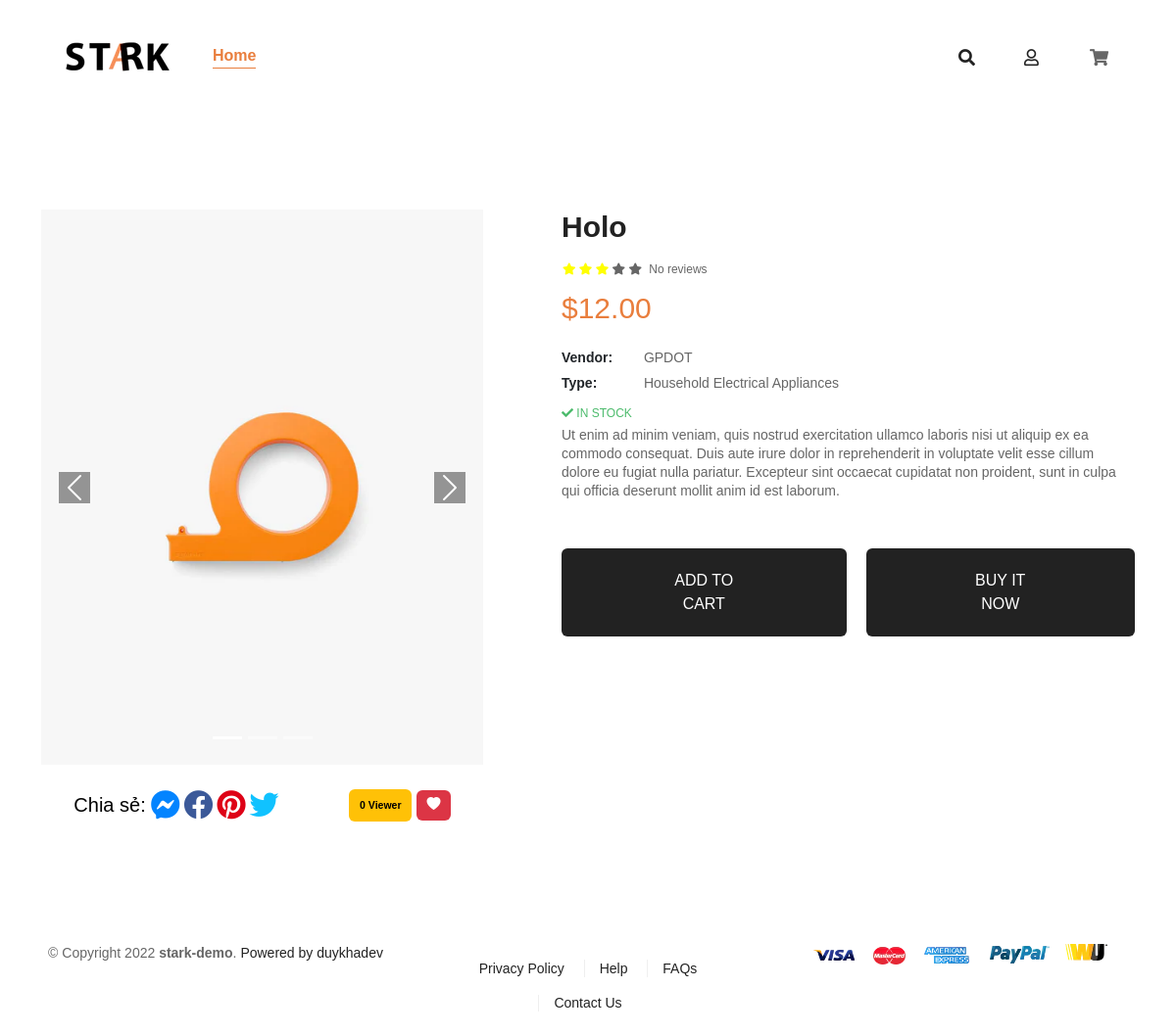
The app's page /product.php?id=3 with its own data.
### tables this page shows
CREATE TABLE IF NOT EXISTS `products` (
  `id` int(11) NOT NULL AUTO_INCREMENT,
  `product_name` varchar(255) NOT NULL,
  `product_price` float NOT NULL,
  `product_photo` varchar(255) NOT NULL,
  `product_description` text,
  `product_star` int DEFAULT NULL,
  `product_like` int DEFAULT '0',
  `product_view` int DEFAULT '0',
  PRIMARY KEY (`id`)
);

CREATE TABLE IF NOT EXISTS `categories` (
  `id` int(11) NOT NULL AUTO_INCREMENT,
  `category_name` varchar(255) NOT NULL,
  PRIMARY KEY (`id`)
);

### app/models/Model.php (called while the page is built)
<?php
class Model
{
    public static $connection = NULL;
    public function  __construct() {
        if (!self::$connection) {
            self::$connection = new mysqli(DB_HOST, DB_USER, DB_PASS, DB_NAME);
            self::$connection -> set_charset('utf8mb4');
        }
        return self::$connection;
    }
    public function select($sql)
    {
        $sql -> execute();
        $items = $sql -> get_result() -> fetch_all(MYSQLI_ASSOC);
        return $items;
    }
}

### app/models/ProductModel.php (called while the page is built, shortened)
<?php
class ProductModel extends Model
{
    public function getProductById($id)
    {
        $sql = parent::$connection->prepare('SELECT *, COUNT(user_product_like.username) AS pLike FROM `products` LEFT JOIN user_product_like ON products.id = user_product_like.product_id WHERE products.id = ? GROUP BY products.id;');
        $sql->bind_param('i', $id);
        return parent::select($sql)[0];
    }
}

### app/models/CategoryModel.php (called while the page is built, shortened)
<?php
class CategoryModel extends Model
{
    public function getCategoryIdByProductId($id)
    {
        $sql = parent::$connection -> prepare('SELECT products_categories.category_id FROM products INNER JOIN products_categories ON products.id = products_categories.product_id WHERE product_id=?');
        $sql -> bind_param('i', $id);
        return parent::select($sql)[0];
    }
    public function getCategoryName($id)
    {
        $sql = parent::$connection -> prepare('SELECT category_name FROM categories WHERE id=?');
        $sql -> bind_param('i', $id);
        return parent::select($sql)[0];
    }
}

### product.php (the view, shortened to what this page needs)
<?php
if (isset($_GET['id'])) {
    $productModel = new ProductModel();
    $id = $_GET['id'];
    $productModel->viewProduct($id);
    $item = $productModel->getProductById($id);
    $category = new CategoryModel();
    $categoryId = $category->getCategoryIdByProductId($id);
    $categoryName = $category->getCategoryName($categoryId['category_id']);
}
?>
<!DOCTYPE html>
<html lang="en">
<head>
    <link rel="stylesheet" href="./assets/css/main.css">
    <link href="https://cdn.jsdelivr.net/npm/bootstrap@5.0.2/dist/css/bootstrap.min.css" rel="stylesheet">
    <link rel="stylesheet" href="https://cdnjs.cloudflare.com/ajax/libs/font-awesome/5.15.4/css/all.min.css" />
    <link href="https://cdn.jsdelivr.net/npm/bootstrap@5.2.2/dist/css/bootstrap.min.css" rel="stylesheet">
    <link rel="stylesheet" href="https://cdn.jsdelivr.net/npm/bootstrap-icons@1.10.2/font/bootstrap-icons.css">
</head>
<body>
    <header>
        <nav class="navbar navbar-expand-lg navbar-light">
            <div class="container">
                <div class="nav-bar-logo">
                    <a href="index.php">
                        <img src="./assets/img/files/LOGO.png" alt="Logo">
                    </a>
                </div>
                <div class="collapse navbar-collapse" id="navbarSupportedContent">
                    <ul class="navbar-nav" style="margin: auto;">
                        <li class="nav-bar-item active">
                            <a href="index.php" class="nav-bar-link active">
                                <span class="nav-bar-title">
                                    Home
                                </span>
                            </a>
                        </li>
                    </ul>
                </div>
                <div class="nav-bar-list-item">
                    <ul class="nav-bar-list-item-list">
                        <li>
                            <a href="#"><i class="fas fa-search search-btn"></i></a>
                        </li>
                        <li>
                            <a href="formIn.php"><i class="far fa-user"></i></a>
                        </li>
                        <li>
                            <div class="header__cart">
                                <div class="header__cart-wrap">
                                    <i class="header__cart-icon fas fa-shopping-cart"></i>
                                </div>
                            </div>
                        </li>
                    </ul>
                </div>
            </div>
        </nav>
    </header>
    <div class="container">
        <div class="row">
            <div class="col-lg-5 col-md-6">
                <div class="product-photo">
                    <div id="carouselExampleIndicators" class="carousel slide" data-bs-ride="carousel">
                        <div class="carousel-indicators">
                            <button type="button" data-bs-target="#carouselExampleIndicators" data-bs-slide-to="0" class="active" aria-current="true" aria-label="Slide 1"></button>
                            <button type="button" data-bs-target="#carouselExampleIndicators" data-bs-slide-to="1" aria-label="Slide 2"></button>
                            <button type="button" data-bs-target="#carouselExampleIndicators" data-bs-slide-to="2" aria-label="Slide 3"></button>
                        </div>
                        <div class="carousel-inner">
                            <?php
                            $arrPhotoItem = explode(',', $item['product_photo']);
                            if (count($arrPhotoItem) === 1) {
                            ?>
                                <div class="carousel-item active">
                                    <img src="./assets/img/products/<?php echo $arrPhotoItem[0] ?>" class="d-block w-100" alt="beoplay-white">
                                </div>
                                <?php
                            }
                            ?>
                        </div>
                        <button class="carousel-control-prev" type="button" data-bs-target="#carouselExampleIndicators" data-bs-slide="prev">
                            <span class="carousel-control-prev-icon" aria-hidden="true"></span>
                        </button>
                        <button class="carousel-control-next" type="button" data-bs-target="#carouselExampleIndicators" data-bs-slide="next">
                            <span class="carousel-control-next-icon" aria-hidden="true"></span>
                        </button>
                    </div>
                    <div class="product-evaluate">
                        <div class="product-social">
                            <div class="product-social-text">
                                Chia sẻ:
                            </div>
                            <div class="product-social-icon">
                                <a href="#">
                                    <i class="fab fa-facebook-messenger icon-social"></i>
                                </a>
                                <a href="#">
                                    <i class="fab fa-facebook icon-social"></i>
                                </a>
                                <a href="#">
                                    <i class="fab fa-pinterest icon-social"></i>
                                </a>
                                <a href="#">
                                    <i class="fab fa-twitter icon-social"></i>
                                </a>
                            </div>
                        </div>
                        <div class="product-view">
                            <span class="badge text-bg-warning">
                                <?php
                                    $view = (float)$item['product_view'];
                                    if($view >= 1000)
                                    {
                                        $view = (float)$item['product_view'] / 1000;
                                ?>
                                <?php printf('%.1fK', $view) ?> Viewer
                                <?php
                                    }else if($view >= 1000000)
                                    {
                                        $view = (float)$item['product_view'] / 1000000;
                                ?>
                                <?php printf('%.1fM', $view) ?> Viewer
                                <?php
                                    }else
                                    {
                                ?>
                                <?php printf('%d', $view) ?> Viewer
                                <?php
                                    }
                                ?>
                            </span>
                            <form action="#navbar" method="post" onsubmit="return confirm('Please login to be able to like the product!')">
                                <button type="submit" class="btn badge text-bg-danger">
                                    <i class="bi bi-heart-fill"></i>
                                </button>
                            </form>
                        </div>
                    </div>
                </div>
            </div>
            <div class="col-lg-7 col-12 col-md-6">
                <div class="product-content">
                    <div class="product-meta">
                        <h1 class="product-title"><?php echo $item['product_name'] ?></h1>
                        <div class="review">
                            <span class="star-list">
                                <?php
                                for ($i = 1; $i <= 5; ++$i) {
                                    if ($i <= $item['product_star']) {
                                ?>
                                        <i class="fas fa-star star-yellow"></i>
                                    <?php
                                    } else {
                                    ?>
                                        <i class="fas fa-star"></i>
                                <?php
                                    }
                                }
                                ?>
                            </span>
                            <span class="review-badge">No reviews</span>
                        </div>
                        <p class="product_price">$<?php printf('%.2f', $item['product_price']) ?></p>
                        <div class="product-info">
                            <p class="product-vendor">
                                <smaill class="text-body">Vendor: </smaill>
                                <smaill>GPDOT</smaill>
                            </p>
                            <p class="product-type">
                                <smaill class="text-body">Type: </smaill>
                                <smaill><?php echo $categoryName['category_name'] ?></smaill>
                            </p>
                            <p class="product-availability available">
                                <i class="fas fa-check"></i>
                                IN STOCK
                            </p>
                        </div>
                        <div class="product-description">
                            <?php echo $item['product_description'] ?>
                        </div>
                    </div>
                    <div class="product-form-submit">
                        <div class="product-form-add">
                            <a href="#" class="btn product-form__cart-submit">
                                <span>ADD TO CART</span>
                            </a>
                        </div>
                        <div class="product-buynow">
                            <a href="#" class="btn product-form__cart-submit">
                                <span>BUY IT NOW</span>
                            </a>
                        </div>
                    </div>
                </div>
            </div>
        </div>
    </div>
    <footer class="footer-mid">
        <div class="container">
            <div class="row">
                <div class="col-lg-4 col-md-12 text-center text-lg-left">
                    <div class="footer__powered">
                        <p>
                            © Copyright 2022
                            <b>stark-demo</b>.
                            <span>
                                <a href="https://github.com/dkhak3">Powered by duykhadev</a>
                            </span>
                        </p>
                    </div>
                </div>
                <div class="col-lg-4 col-md-12 text-center">
                    <div class="footer-mid__linklist mt-2">
                        <ul>
                            <li class="d-inline-block px-3 py-2" style="position: relative ;">
                                <a href="#" title="Privacy Policy ">Privacy Policy </a>
                            </li>
                            <li class="d-inline-block px-3 py-2" style="position: relative ;">
                                <a href="#" title=" Help"> Help</a>
                            </li>
                            <li class="d-inline-block px-3 py-2" style="position: relative ;">
                                <a href="#" title="FAQs">FAQs</a>
                            </li>
                            <li class="d-inline-block px-3 py-2" style="position: relative ;">
                                <a href="#" title="Contact Us">Contact Us</a>
                            </li>
                        </ul>
                    </div>
                </div>
                <div class="footer-payment col-lg-4 col-md-12 text-lg-right text-center">
                    <img class="mb-4 lazyloaded" src="./assets/img/files/payma.png" alt="">
                </div>
            </div>
        </div>
    </footer>
</body>
</html>

### assets/css/main.css (style rules this page uses)
* { margin: 0; padding: 0; box-sizing: border-box; }
:root { --g-font-1: "Harmonia Sans",sans-serif; --g-font-2: "Josefin Sans",sans-serif; --primary-color: #e97e3d; --text-color: #333; --text-color-2: #222222; --text-color-3: #666666; --text-white: #ffffff; }
body, button, input, select, textarea { font-size: 14px !important; font-family: var(--g-font-1) !important; color: #666 !important; line-height: 1.375 !important; }
ul { padding: 0 !important; margin: 0 !important; }
dl, ol, ul { margin-top: 0 !important; margin-bottom: 0 !important; }
li { list-style: none; }
a { color: var(--text-color-2) !important; text-decoration: none !important; }
.nav-bar-link { font-size: 16px; font-weight: 600 !important; font-family: var(--g-font-2); position: relative; color: var(--text-color-2); padding: 30px 20px; display: block; white-space: nowrap; transition: .3s ease-in; }
.nav-bar-link .nav-bar-title { position: relative; }
.active > .nav-bar-link .nav-bar-title::before { width: 100%; left: 0; }
.nav-bar-title::before { content: ""; position: absolute; right: 0; bottom: -5px; width: 0; border-bottom: 1px solid var(--primary-color); -webkit-transition: width .3s; transition: width .3s; }
.nav-bar-logo { line-height: 98px; }
.nav-bar-logo a { padding: 30px 20px; }
.nav-bar-list-item-list { display: flex; padding: 0; align-items: baseline; }
.nav-bar-list-item-list li { margin: 0 15px; }
.nav-bar-list-item a { margin: 0 10px; }
.active { color: var(--primary-color) !important; }
.nav-bar-list-item i { font-size: 17px; }
@media (min-width: 992px) { .navbar-expand-lg .navbar-nav { flex-direction: none !important; } }
img { max-width: 100%; border: 0; }
.footer-mid { padding: 25px 0 15px; background: var(--text-white); color: var(--text-color-3); }
.footer-mid a { color: var(--text-color-3); }
.footer-mid__linklist li+li:before { content: ""; position: absolute; width: 1px; height: 50%; top: 25%; left: 0; background: var(--text-color-3); opacity: 0.1; }
p:last-child { margin-bottom: 0; }
.header__cart-wrap { position: relative; display: inline-block; padding: 0 12px; cursor: pointer; }
.header__cart-icon { font-size: 24px; margin-top: 6px; }
.header__cart-wrap::after { cursor: pointer; content: ""; display: block; position: absolute; right: -3px; top: -9px; border-width: 35px 30px; border-style: solid; border-color: transparent transparent #fff transparent; }

### records on screen
products: product_photo (picture), product_view "0", product_name "Holo", product_star 3 (drawn), product_price "12.00", product_description "Ut enim ad minim veniam, quis nostrud exercitation ullamco laboris nisi ut aliquip ex ea commodo consequat. Duis aute irure dolor in reprehenderit in voluptate velit esse cillum dolore eu fugiat nulla pariatur. Excepteur sint occaecat cupidatat non proident, sunt in culpa qui officia deserunt mollit anim id est laborum."
categories: category_name "Household Electrical Appliances"
